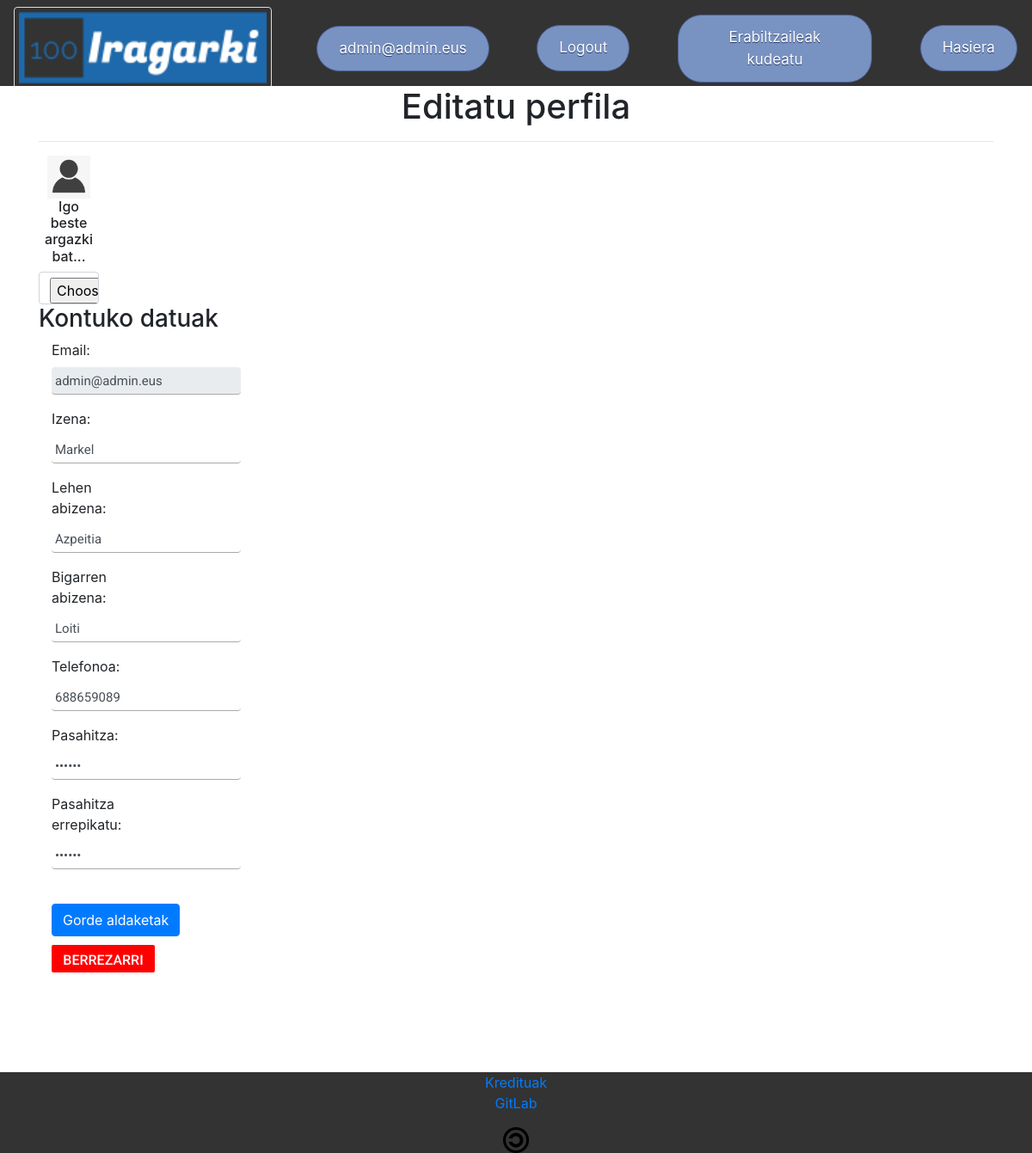
Page /php/ShowAccount.php (signed in) on the committed database.
### tables this page shows
CREATE TABLE `users` (
  `email` varchar(100) NOT NULL,
  `password` varchar(100) NOT NULL,
  `name` varchar(100) NOT NULL,
  `surname1` varchar(100) NOT NULL,
  `surname2` varchar(100) NOT NULL,
  `telephone` int(11) NOT NULL,
  `banned` int(11) NOT NULL,
  `admin` int(11) NOT NULL
);

### php/ShowAccount.php (the view, shortened to what this page needs)
<!DOCTYPE html>
<html>
<head>
</head>
<body>
	<?php include '../php/Menus.php' ?>
	<?php
	include '../php/DbConfig.php';
	$esteka = mysqli_connect($zerbitzaria, $erabiltzailea, $gakoa, $db) or die("Errorea datu-baseko konexioan");
	$email = $_SESSION['email'];
	$sql = "SELECT * FROM users WHERE email='$email'";
	$emaitza = mysqli_query($esteka, $sql) or die("Errorea datu-baseko kontsultan");
	while ($row = mysqli_fetch_array($emaitza, MYSQLI_ASSOC)) {
		$email = $row['email'];
		$name = $row['name'];
		$surname1 = $row['surname1'];
		$surname2 = $row['surname2'];
		$telephone = $row['telephone'];
	}
	?>
	<div class="container">
		<h1 style="text-align:center">Editatu perfila</h1>
		<hr>
		<div class="row">
			<form class="form-horizontal" role="form" name="eguneratu" id="eguneratu">
			<div class="col-md-3">
				<div class="text-center">
					<?php
					$images = glob("../images/users/".$email.".*");
					if (empty($images)) {
						$avatar = "../images/Anonimoa.png";
					}
					else {
						$avatar = $images[0];
					}
					?>
					<img src="<?php echo $avatar; ?>" class="avatar img-circle" alt="avatar" id="argazki">
					<h6>Igo beste argazki bat...</h6>
					<input type="file" class="form-control" id="image" name="image" accept="image/*">
				</div>
			</div>
			<div class="col-md-9 personal-info">
				<h3>Kontuko datuak</h3>
					<div class="form-group">
						<label class="col-lg-3 control-label">Email:</label>
						<div class="col-lg-8">
							<input class="form-control" type="text" name="email" value="<?php echo $email; ?>" readonly />
						</div>
					</div>
					<div class="form-group">
						<label class="col-lg-3 control-label">Izena:</label>
						<div class="col-lg-8">
							<input class="form-control" type="text" name="name" value="<?php echo $name; ?>" />
						</div>
					</div>
					<div class="form-group">
						<label class="col-lg-3 control-label">Lehen abizena:</label>
						<div class="col-lg-8">
							<input class="form-control" type="text" name="surname1" value="<?php echo $surname1; ?>" />
						</div>
					</div>
					<div class="form-group">
						<label class="col-lg-3 control-label">Bigarren abizena:</label>
						<div class="col-lg-8">
							<input class="form-control" type="text" name="surname2" value="<?php echo $surname2; ?>" />
						</div>
					</div>
					<div class="form-group">
						<label class="col-lg-3 control-label">Telefonoa:</label>
						<div class="col-lg-8">
							<input class="form-control" type="number" name="telephone" pattern="[0-9]{9}"
								title="Telefonoak 9 digitu izan behar ditu" value="<?php echo $telephone; ?>" />
						</div>
					</div>
					<div class="form-group">
						<label class="col-lg-3 control-label">Pasahitza:</label>
						<div class="col-lg-8">
							<input class="form-control" type="password" name="password1" minlength="6" value="123456">
						</div>
					</div>
					<div class="form-group">
						<label class="col-lg-3 control-label">Pasahitza errepikatu:</label>
						<div class="col-lg-8">
							<input class="form-control" type="password" name="password2" value="123456">
						</div>
					</div>
					<div class="form-group">
						<div class="col-lg-8">
							<input type="button" class="btn btn-primary" value="Gorde aldaketak" id="gorde">
							<input type="reset" class="btn btn-default" value="Berrezarri"
								onclick="location.href='ShowAccount.php'">
						</div>
					</div>
			</div>
			</form>
		</div>
	</div>
</body>
</html>

### styles/Style.css (style rules this page uses)
* { margin: 0; padding: 0; }
html { font-family: Roboto, sans-serif; }
body { margin: 0; background-color: #21ce77; }
footer { background: #333; text-align: center; }
.main { position: relative; width: 100%; display: inline-block; text-align: center; margin-top: 100px; }
#argazki { max-height: 50px; max-width: 100px; }
h1 { margin: 0 0 20px 0; font-weight: 300; font-size: 28px; }
input[type="text"], input[type="password"], input[type="number"], input[type="tel"], input[type="email"] { display: block; box-sizing: border-box; margin-bottom: 1px; padding: 4px; width: 220px; height: 32px; border: none; border-bottom: 1px solid #AAA; font-family: 'Roboto', sans-serif; font-weight: 400; font-size: 15px; transition: 0.2s ease; }
input[type="reset"] { margin-top: 10px; width: 120px; height: 32px; background: red; border: none; border-radius: 2px; color: #FFF; font-family: 'Roboto', sans-serif; font-weight: 500; text-transform: uppercase; transition: 0.1s ease; cursor: pointer; }

### rows in the picture
users: email "admin@admin.eus", name "Markel", surname1 "Azpeitia", surname2 "Loiti", telephone "688659089"

### other values in the picture
$email "admin@admin.eus"
